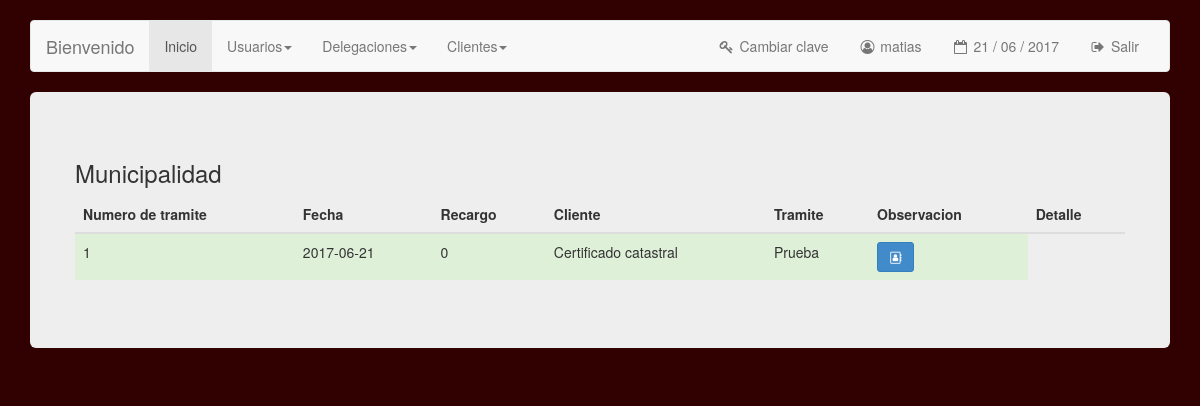
The page /mod_delegaciones/delegacion.php?idDelegacion=1 (signed in) on the database its author committed.
### tables this page shows
CREATE TABLE `delegaciones` (
  `idDelegacion` int(11) NOT NULL,
  `nombre` varchar(50) NOT NULL,
  `ubicacion` varchar(100) DEFAULT NULL,
  `observacion` varchar(300) DEFAULT NULL
);

CREATE TABLE `tramites` (
  `idTramite` int(11) NOT NULL,
  `fecha` date NOT NULL,
  `observacion` varchar(500) DEFAULT NULL,
  `recargo` int(11) DEFAULT NULL,
  `fkCliente` int(11) NOT NULL,
  `fkTipoTramite` int(11) NOT NULL
);

CREATE TABLE `tipostramites` (
  `idTipoTramite` int(11) NOT NULL,
  `nombre` varchar(50) NOT NULL,
  `descripcion` varchar(100) NOT NULL,
  `costo` int(11) NOT NULL,
  `fkDelegacion` int(11) NOT NULL
);

### mod_delegaciones/delegacion.php (the view, shortened to what this page needs)
<?php
include('../inc/config.php');
$idDelegacion = $_GET['idDelegacion'];
$link = mysqli_connect ($dbhost, $dbusername, $dbuserpass);
mysqli_select_db($link,$dbname) or die('No se puede seleccionar la base de datos');
$sql = "SELECT nombre FROM delegaciones WHERE idDelegacion = $idDelegacion";
$stmt = mysqli_query($link,$sql);
$nombre = mysqli_fetch_array($stmt);
$nombre = $nombre['nombre'];
$query = mysqli_query($link,"SELECT idTramite,fecha,recargo,c.nombre+' '+c.apellido AS cliente,tt.nombre AS tramite,observacion
                              FROM tramites t JOIN tipostramites tt ON t.fkTipoTramite = tt.idTipoTramite
                              JOIN clientes c ON c.idCliente = t.fkCliente
                              WHERE tt.fkDelegacion = $idDelegacion") or die(mysqli_error($link));
?>
<!DOCTYPE html>
<html lang="en">
  <head>
		<link href="../css/bootstrap.css" rel="stylesheet">
  </head>
  <body>
    <br>
    <div class="container">
        <?php include("../inc/menu.php"); ?>
      <div class="jumbotron">
<div class="row"><h3> <?php echo $nombre; ?></h3>
              <table class="table table-hover">
                	<thead>
                    	<th> Numero de tramite </th>
                      <th> Fecha </th>
          						<th> Recargo </th>
          						<th> Cliente </th>
                      <th> Tramite </th>
                      <th> Observacion </th>
                      <th> Detalle </th>
                    </thead>
                    <tbody>
                    	<?php while($lotes = mysqli_fetch_array($query)){ ?>
                        <tr class="success">
                            <td> <?php echo $lotes['idTramite']; ?> </td>
                            <td> <?php echo $lotes['fecha']; ?> </td>
	                          <td> <?php echo $lotes['cliente']; ?> </td>
                            <td> <?php echo $lotes['tramite']; ?> </td>
                            <td> <?php echo $lotes['observacion']; ?> </td>
                            <td> <button type="submit" id="idTicket" name="idTicket" class="btn btn-sm btn-primary"  onclick="location.href='detalle_ticket_responder.php?idTicket=<?php echo $tickets['id_ticket']; ?>';"><i class="fa fa-address-book-o fa-fw"></i></button> </td>
                        </tr>
                        <?php } ?>
                    </tbody>
				</table>
</div>
      </div>
    </div>
  </body>
</html>

### mod_delegaciones/delegacion.php (style rules this page uses)
body { background: #310000; }

### rows shown on the page
delegaciones: nombre "Municipalidad"
tramites: idTramite "1", fecha "2017-06-21", cliente "0", tipostramites.nombre "Certificado catastral", observacion "Prueba"

### other values the page prints
$_SESSION['s_nombre_usuario'] "matias"
